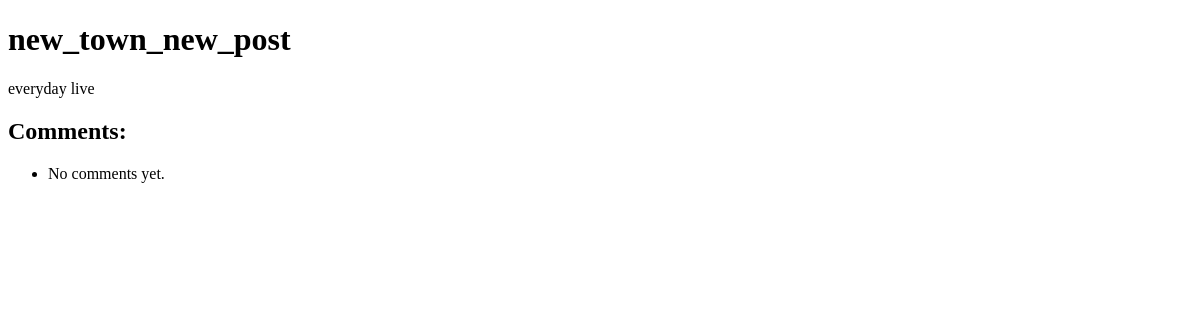
/post/1/, run on an earlier commit of the app's database.
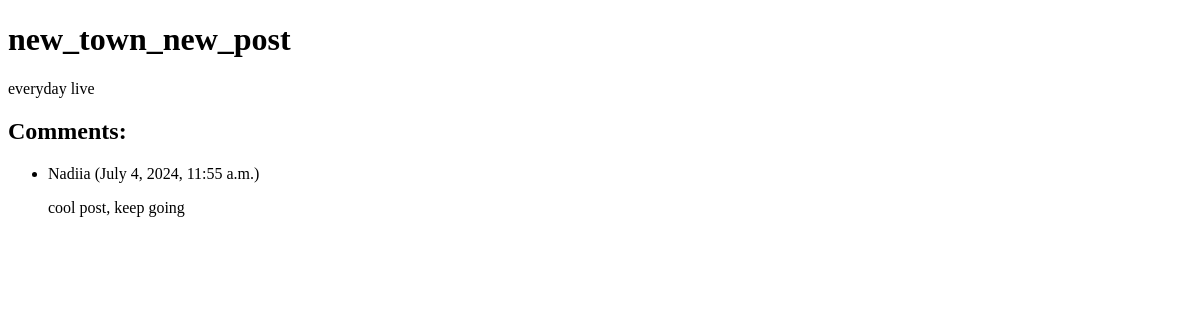
And on a later commit of the database.
### blogstart/models.py (models this page shows, shortened)
class Post(models.Model):
    title = models.CharField(max_length=200)
    content = models.TextField()
    published_date = models.DateTimeField(blank=True, null=True)

class Comment(models.Model):
    post = models.ForeignKey(Post, on_delete=models.CASCADE, related_name='comments')
    author_name = models.CharField(max_length=200)
    text = models.TextField()
    created_date = models.DateTimeField(auto_now_add=True)

### blogstart/views.py (the view)
# urls.py: path('post/<pk>/', views.post_detail, name='post_detail'),
def post_detail(request, pk):
    post = get_object_or_404(Post, pk=pk)
    comments = post.comments.all()
    return render(request, 'post_detail.html', {'post': post, 'comments': comments})

### templates/post_detail.html (shortened to what this page needs)
<!DOCTYPE html>
<html>
<head>
</head>
<body>
    <h1>{{ post.title }}</h1>
    <p>{{ post.content }}</p>
    <h2>Comments:</h2>
    <ul>
        {% for comment in comments %}
            <li>
                {{ comment.author_name }} ({{ comment.created_date }})
                <p>{{ comment.text }}</p>
            </li>
        {% empty %}
            <li>No comments yet.</li>
        {% endfor %}
    </ul>
</body>
</html>

What changed in the data, as far as the page shows it:
added Comment: author_name "Nadiia", created_date "July 4, 2024, 11:55 a.m.", text "cool post, keep going"
Also different on the page:
text no longer shown: "No comments yet."
